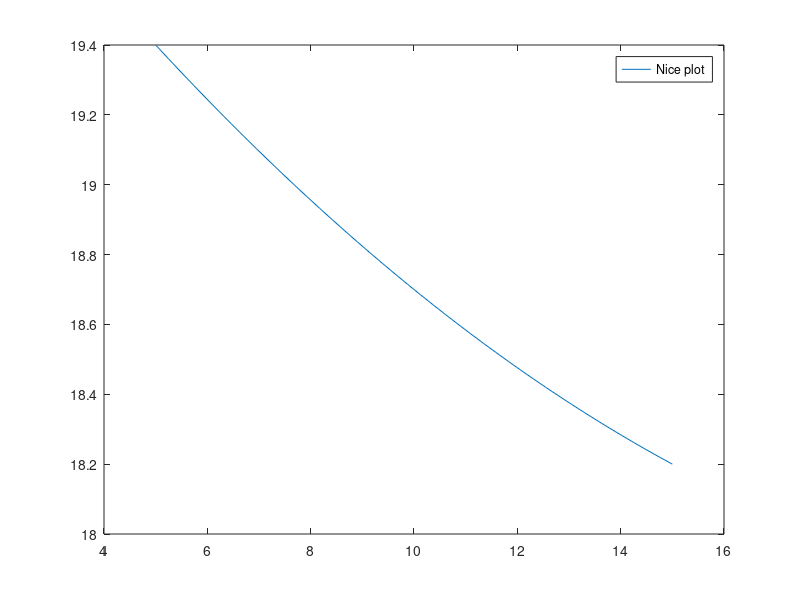

Reproduce this figure in MATLAB.
1;
clear
format long
output_precision(16)
% Data
x_data = [5 10 15]
y_data = [19.4 18.7 18.2]

% Polynomial fit
p = polyfit(x_data, y_data, 2)

% Plot
N = 42;
x = linspace(x_data(1), x_data(end), N);
y = polyval(p, x);
plot(x,y); legend('Nice plot');